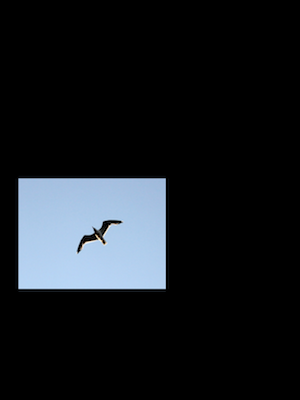
#> input picture res05.png, 300 x 400 px
$ python q2.py
#> lines starting #> are read from the running program, lines starting #| are printed output that depends on the picture
#!/usr/bin/env python3
# -*- coding: utf-8 -*-
"""
Created on Sat Feb  5 13:47:51 2022

@author: alirezakheirandish
"""


import numpy as np
from scipy.sparse.linalg import spsolve
import matplotlib.pyplot as plt


source = plt.imread("res05.png")
#> source is the input picture: shape (400, 300, 4) float32; mean R, G, B, A 0.092, 0.107, 0.123, 1
source = source[:,:,0:3]
#> source: shape (400, 300, 3) float32

target = plt.imread("res06.png")
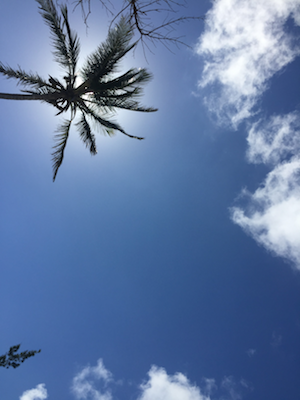
#> input picture res06.png, 300 x 400 px
#> target is the input picture: shape (400, 300, 4) float32; mean R, G, B, A 0.374, 0.473, 0.641, 1
target = target[:,:,0:3]
#> target: shape (400, 300, 3) float32

# source[0,0],target[0,0]

source = np.round(255*source)
source = np.asarray(source,dtype = np.uint8)
target = np.round(255*target)
target = np.asarray(target,dtype = np.uint8)

# plt.imshow(source)

source = source[200:270,30:160,:]
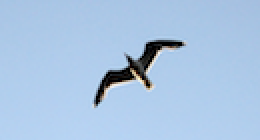
#> source: shape (70, 130, 3) (shown 2 times larger); mean R, G, B 170, 196.9, 226.2
# plt.imshow(source)

# plt.imshow(target)

mask = np.ones((source.shape[0],source.shape[1]), dtype=np.uint8)
mask[:10,:] = 0
mask[-10:,:] = 0
mask[:,:10] = 0
mask[:,-10:] = 0

D = {}
counter = 0

offset = [260, 100]         #place the bird every place you want by setting offset

for i in range(mask.shape[0]):
    for j in range(mask.shape[1]):
        if mask[i][j] == 1:
            D[(i+offset[0], j+offset[1])] = counter
            counter += 1
copy_source = np.zeros(target.shape, dtype=int)
copy_source[offset[0]:source.shape[0]+offset[0],offset[1]:source.shape[1]+offset[1],:] = source[:,:,:]
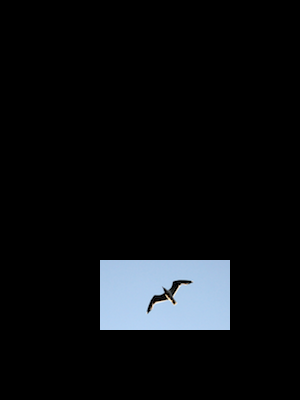
#> copy_source: shape (400, 300, 3) int64; mean R, G, B 12.9, 14.9, 17.2

# plt.imshow(np.uint8(copy_paste))
A = np.zeros((len(D),len(D)), dtype=int)
b = np.zeros((len(D),3), dtype=int)

# copy_paste[offset[0],offset[1]],source[0,0]

for k, v in D.items():
        A[v][v] = 4
#         TEST = 4*target[k[0]][k[1]] - target[k[0]+1][k[1]]- target[k[0]-1][k[1]] - target[k[0]][k[1]+1] - target[k[0]][k[1]-1]
        TEST1 = 4*copy_source[k[0]][k[1]] - copy_source[k[0]+1][k[1]]- copy_source[k[0]-1][k[1]] - copy_source[k[0]][k[1]+1] - copy_source[k[0]][k[1]-1]
# [4 lines of commented-out code are left out]
        b[v] += TEST1
#         zarf = 0
#         counter = 0
        if (k[0]+1, k[1]) in D:
            A[v][D[(k[0]+1, k[1])]] = -1
#             counter += 1
        else:
            b[v] += target[k[0]+1][k[1]]


        if (k[0]-1, k[1]) in D:
            A[v][D[(k[0]-1, k[1])]] = -1
        else:
            b[v] += target[k[0]-1][k[1]]

        if (k[0], k[1]+1) in D:
            A[v][D[(k[0], k[1]+1)]] = -1
        else:
            b[v] += target[k[0]][k[1]+1]

        if (k[0], k[1]-1) in D:
            A[v][D[(k[0], k[1]-1)]] = -1
        else:
            b[v] += target[k[0]][k[1]-1]
#> this loop made 5500 passes
#> TEST1 on passes 1 to 3: [-2, 2, -1], [7, 0, 1], [-6, -1, 0]
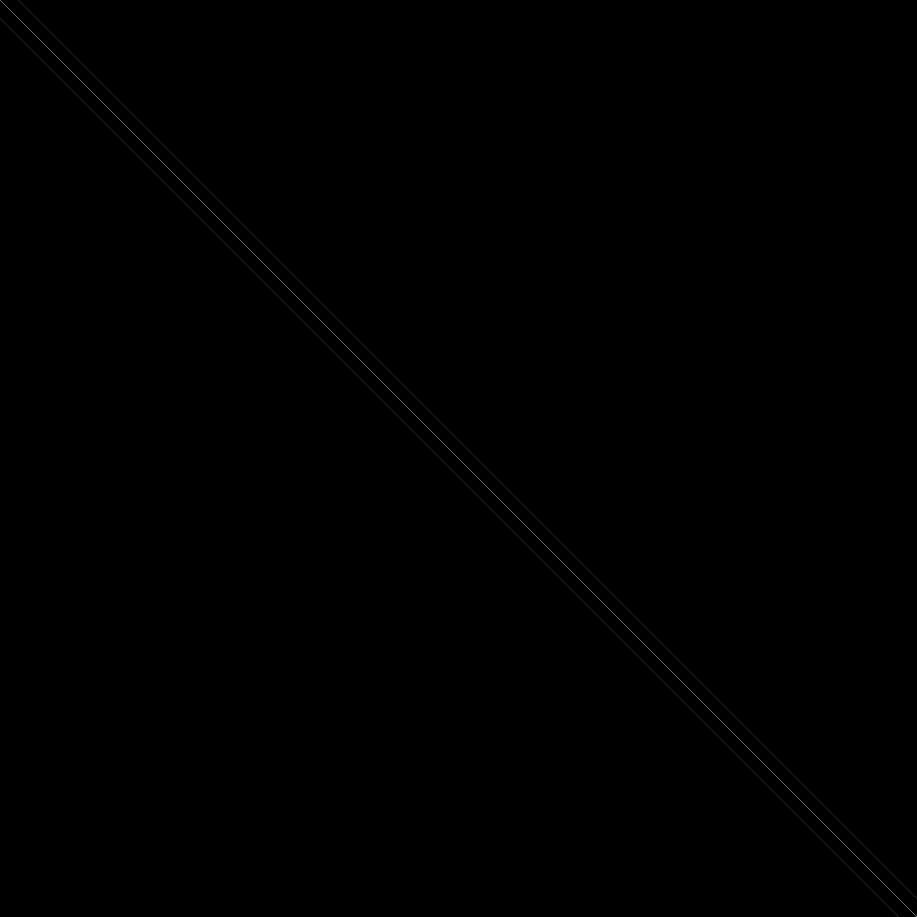
#> A: shape (5500, 5500) int64 (shown at 1/6 size); 3 distinct labels, from -1 to 4; one colour per label, 0 black, -1 white


x = spsolve(A, b)

for k, v in D.items():
    for i in range(3):
        if x[v][i]>255:
            target[k[0]][k[1]][i] = np.uint8(255)
        elif x[v][i]<0:
            target[k[0]][k[1]][i] = np.uint8(0)
        else:
            target[k[0]][k[1]][i] = np.uint8((x[v][i]))
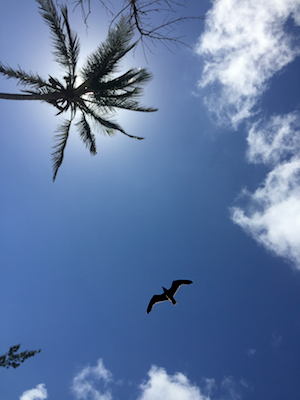
#> target: shape (400, 300, 3); mean R, G, B 95.3, 120.6, 162.9

plt.imsave("result_231.jpg", target)
